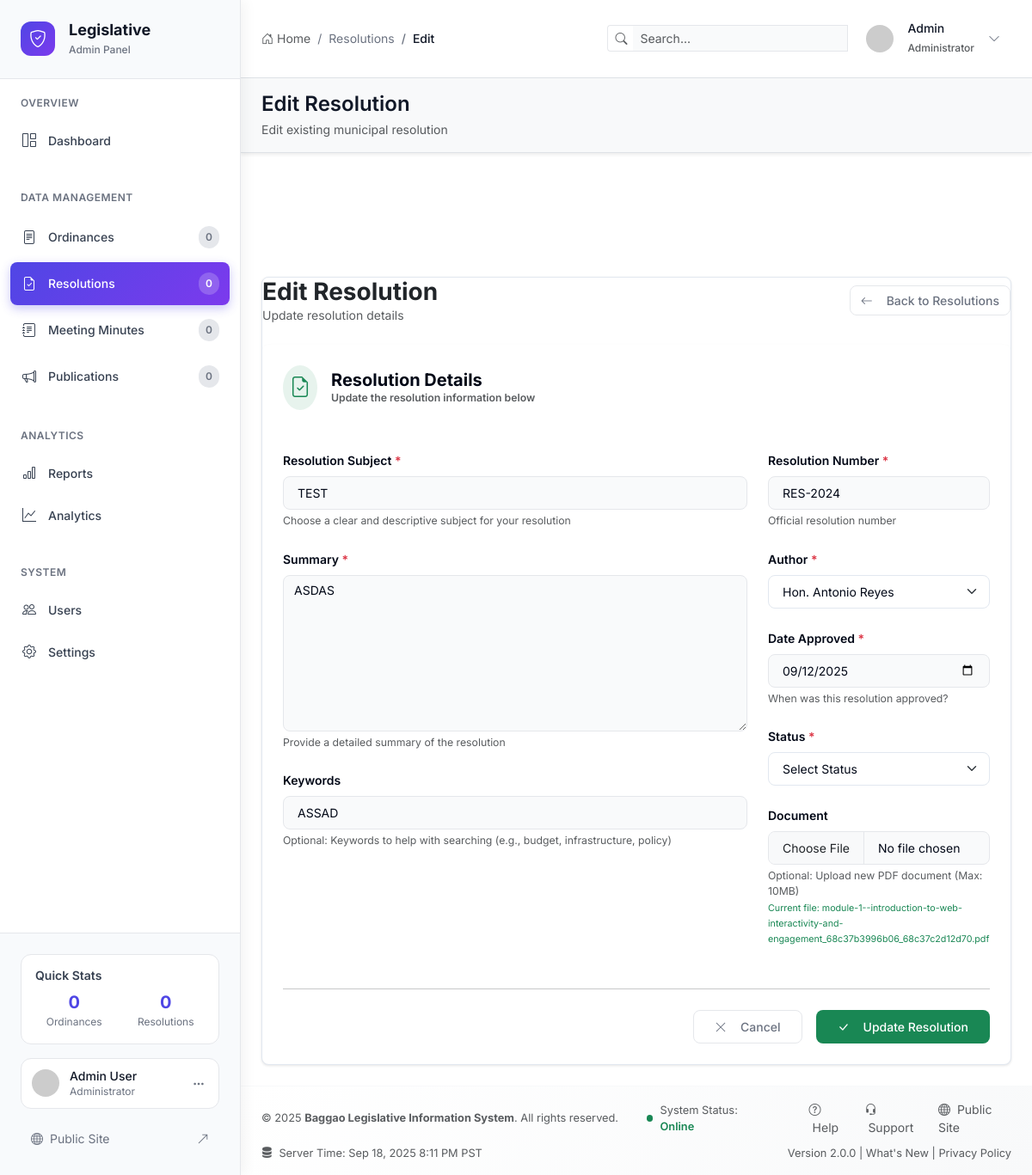
Screenshot of /admin/edit_resolution/4 (signed in) with the database file from the repository.
### tables this page shows
CREATE TABLE `resolutions` (
  `id` int(11) NOT NULL,
  `resolution_number` varchar(50) NOT NULL,
  `subject` text NOT NULL,
  `author_id` int(11) NOT NULL,
  `date_approved` date NOT NULL,
  `status` enum('approved','pending','rejected') DEFAULT 'pending',
  `file_path` varchar(255) DEFAULT NULL,
  `summary` text DEFAULT NULL,
  `keywords` varchar(255) DEFAULT NULL,
  `created_at` timestamp NOT NULL DEFAULT current_timestamp(),
  `updated_at` timestamp NOT NULL DEFAULT current_timestamp() ON UPDATE current_timestamp()
);

CREATE TABLE `councilors` (
  `id` int(11) NOT NULL,
  `name` varchar(100) NOT NULL,
  `photo` varchar(255) DEFAULT NULL,
  `position` varchar(50) NOT NULL,
  `term_start` year(4) NOT NULL,
  `term_end` year(4) NOT NULL,
  `committees` text DEFAULT NULL,
  `contact_info` text DEFAULT NULL,
  `status` enum('active','inactive') DEFAULT 'active',
  `created_at` timestamp NOT NULL DEFAULT current_timestamp(),
  `updated_at` timestamp NOT NULL DEFAULT current_timestamp() ON UPDATE current_timestamp()
);

### core/Controller.php (called while the page is built, shortened)
<?php
class Controller {
    protected function loadAdminView($view, $data = []) {
        extract($data);
        include "views/{$view}.php";
    }
}
?>

### controllers/AdminController.php (called while the page is built, shortened)
<?php
class AdminController extends Controller {
    public function edit_resolution($id = null) {
        $resolutionModel = new Resolution();
        $resolution = $resolutionModel->findById($id);
        $councilorModel = new Councilor();
        $data = [
            'resolution' => $resolution,
            'councilors' => $councilorModel->getActive()
        ];
        $this->loadAdminView('admin/edit_resolution', $data);
    }
}
?>

### core/Model.php (called while the page is built, shortened)
<?php
class Model {
    protected $db;
    protected $table;
    public function __construct() {
        $database = new Database();
        $this->db = $database->getConnection();
    }
    public function findById($id) {
        $stmt = $this->db->prepare("SELECT * FROM {$this->table} WHERE id = ?");
        $stmt->execute([$id]);
        return $stmt->fetch();
    }
}
?>

### config/database.php (called while the page is built, shortened)
<?php
class Database {
    private $host = DB_HOST;
    private $db_name = DB_NAME;
    private $username = DB_USER;
    private $password = DB_PASS;
    private $conn = null;
    public function getConnection() {
        if ($this->conn === null) {
            try {
                $this->conn = new PDO(
                    "mysql:host=" . $this->host . ";dbname=" . $this->db_name,
                    $this->username,
                    $this->password,
                    array(
                        PDO::ATTR_ERRMODE => PDO::ERRMODE_EXCEPTION,
                        PDO::ATTR_DEFAULT_FETCH_MODE => PDO::FETCH_ASSOC,
                        PDO::MYSQL_ATTR_INIT_COMMAND => "SET NAMES utf8"
                    )
                );
            } catch(PDOException $exception) {
                echo "Connection error: " . $exception->getMessage();
                die();
            }
        }
        return $this->conn;
    }
}
?>

### models/Councilor.php (called while the page is built, shortened)
<?php
class Councilor extends Model {
    public function getActive() {
        $stmt = $this->db->prepare("SELECT * FROM councilors WHERE status = 'active' ORDER BY position, name");
        $stmt->execute();
        return $stmt->fetchAll();
    }
}
?>

### views/admin/edit_resolution.php (the view, shortened to what this page needs)
<div class="d-flex justify-content-between align-items-center mb-4">
    <div>
        <h1 class="h3 mb-0 fw-bold text-dark">Edit Resolution</h1>
        <p class="text-muted mb-0">Update resolution details</p>
    </div>
    <a href="<?= BASE_URL ?>admin/resolutions" class="btn btn-outline-secondary">
        <i class="bi bi-arrow-left me-2"></i>Back to Resolutions
    </a>
</div>
<div class="card border-0 shadow-sm">
    <div class="card-header bg-white border-bottom-0 py-4">
        <div class="d-flex align-items-center">
            <div class="bg-success bg-opacity-10 rounded-circle p-2 me-3">
                <i class="bi bi-file-earmark-check text-success fs-4"></i>
            </div>
            <div>
                <h5 class="card-title mb-0 fw-bold">Resolution Details</h5>
                <p class="text-muted small mb-0">Update the resolution information below</p>
            </div>
        </div>
    </div>
    <div class="card-body p-4">
        <form action="<?= BASE_URL ?>admin/edit_resolution/<?= $resolution['id'] ?>" method="POST" enctype="multipart/form-data">
            <div class="row">
                <div class="col-lg-8">
                    <div class="mb-4">
                        <label for="subject" class="form-label fw-semibold">Resolution Subject <span class="text-danger">*</span></label>
                        <input type="text" class="form-control form-control-lg" id="subject" name="subject"
                               value="<?= htmlspecialchars($resolution['subject']) ?>" required>
                        <div class="form-text">Choose a clear and descriptive subject for your resolution</div>
                    </div>
                    <div class="mb-4">
                        <label for="summary" class="form-label fw-semibold">Summary <span class="text-danger">*</span></label>
                        <textarea class="form-control" id="summary" name="summary" rows="8" required><?= htmlspecialchars($resolution['summary']) ?></textarea>
                        <div class="form-text">Provide a detailed summary of the resolution</div>
                    </div>
                    <div class="mb-4">
                        <label for="keywords" class="form-label fw-semibold">Keywords</label>
                        <input type="text" class="form-control form-control-lg" id="keywords" name="keywords"
                               value="<?= htmlspecialchars($resolution['keywords'] ?? '') ?>">
                        <div class="form-text">Optional: Keywords to help with searching (e.g., budget, infrastructure, policy)</div>
                    </div>
                </div>
                <div class="col-lg-4">
                    <div class="mb-4">
                        <label for="resolution_number" class="form-label fw-semibold">Resolution Number <span class="text-danger">*</span></label>
                        <input type="text" class="form-control form-control-lg" id="resolution_number" name="resolution_number"
                               value="<?= htmlspecialchars($resolution['resolution_number']) ?>" required>
                        <div class="form-text">Official resolution number</div>
                    </div>
                    <div class="mb-4">
                        <label for="author_id" class="form-label fw-semibold">Author <span class="text-danger">*</span></label>
                        <select class="form-select form-select-lg" id="author_id" name="author_id" required>
                            <?php if (!empty($councilors)): ?>
                                <?php foreach ($councilors as $councilor): ?>
                                    <option value="<?= $councilor['id'] ?>" <?= ($councilor['id'] == $resolution['author_id']) ? 'selected' : '' ?>>
                                        <?= htmlspecialchars($councilor['name']) ?>
                                    </option>
                                <?php endforeach; ?>
                            <?php endif; ?>
                        </select>
                    </div>
                    <div class="mb-4">
                        <label for="date_approved" class="form-label fw-semibold">Date Approved <span class="text-danger">*</span></label>
                        <input type="date" class="form-control form-control-lg" id="date_approved" name="date_approved"
                               value="<?= $resolution['date_approved'] ?>" required>
                        <div class="form-text">When was this resolution approved?</div>
                    </div>
                    <div class="mb-4">
                        <label for="status" class="form-label fw-semibold">Status <span class="text-danger">*</span></label>
                        <select class="form-select form-select-lg" id="status" name="status" required>
                            <option value="">Select Status</option>
                        </select>
                    </div>
                    <div class="mb-4">
                        <label for="file" class="form-label fw-semibold">Document</label>
                        <input type="file" class="form-control form-control-lg" id="file" name="file" accept=".pdf">
                        <div class="form-text">
                            Optional: Upload new PDF document (Max: 10MB)
                            <?php if (!empty($resolution['file_path'])): ?>
                                <br><small class="text-success">Current file: <?= basename($resolution['file_path']) ?></small>
                            <?php endif; ?>
                        </div>
                    </div>
                </div>
            </div>
            <div class="row">
                <div class="col-12">
                    <hr class="my-4">
                    <div class="d-flex justify-content-end gap-3">
                        <a href="<?= BASE_URL ?>admin/resolutions" class="btn btn-outline-secondary btn-lg px-4">
                            <i class="bi bi-x-lg me-2"></i>Cancel
                        </a>
                        <button type="submit" class="btn btn-success btn-lg px-4">
                            <i class="bi bi-check-lg me-2"></i>Update Resolution
                        </button>
                    </div>
                </div>
            </div>
        </form>
    </div>
</div>
<?php
include __DIR__ . '/layout.php';
?>

### views/admin/layout.php (style rules this page uses)
:root { --background: 0 0% 100%; --foreground: 222.2 84% 4.9%; --card: 0 0% 100%; --card-foreground: 222.2 84% 4.9%; --popover: 0 0% 100%; --popover-foreground: 222.2 84% 4.9%; --primary: 221.2 83.2% 53.3%; --primary-foreground: 210 40% 98%; --secondary: 210 40% 96%; --secondary-foreground: 222.2 84% 4.9%; --muted: 248 50% 98%; --muted-foreground: 215.4 16.3% 46.9%; --accent: 210 40% 96%; --accent-foreground: 222.2 84% 4.9%; --destructive: 0 84.2% 60.2%; --destructive-foreground: 210 40% 98%; --border: 214.3 31.8% 91.4%; --input: 214.3 31.8% 91.4%; --ring: 221.2 83.2% 53.3%; --radius: 0.5rem; --sidebar-width: 280px; --header-height: 120px; --content-padding: 1.5rem; --table-bg: 0 0% 100%; --table-border: 214.3 31.8% 91.4%; --table-header-bg: 248 50% 98%; --table-row-hover: 248 50% 98%; --table-selected: 214 95% 93%; }
* { box-sizing: border-box; }
body { margin: 0; padding: 0; background-color: #ffffff; color: hsl(var(--foreground)); font-family: 'Inter', -apple-system, BlinkMacSystemFont, 'Segoe UI', Roboto, sans-serif; font-size: 14px; line-height: 1.5; overflow-x: hidden; }
.form-control, .form-select { border: 1px solid hsl(var(--border)); border-radius: var(--radius); background-color: hsl(var(--background)); color: hsl(var(--foreground)); font-size: 0.875rem; transition: all 0.2s ease; }
.form-label { font-weight: 500; color: hsl(var(--foreground)); margin-bottom: 0.5rem; }
.btn { border-radius: var(--radius); font-weight: 500; font-size: 0.875rem; transition: all 0.2s ease; border: 1px solid transparent; display: inline-flex; align-items: center; gap: 0.5rem; white-space: nowrap; }
.btn-outline-secondary { background-color: transparent; color: hsl(var(--muted-foreground)); border-color: hsl(var(--border)); }
.card { background-color: hsl(var(--card)); border: 1px solid hsl(var(--border)); border-radius: var(--radius); box-shadow: 0 1px 3px rgba(0, 0, 0, 0.1); overflow: hidden; }
.card-header { background-color: hsl(var(--muted)); border-bottom: 1px solid hsl(var(--border)); padding: 1rem 1.5rem; font-weight: 600; color: hsl(var(--foreground)); }
.card-body { padding: 1.5rem; }

### views/admin/partials/header.php (style rules this page uses)
.form-control { border: 1px solid #e5e7eb; border-radius: 0.5rem; background: #f9fafb; transition: all 0.2s ease; }
.btn-outline-secondary { border-color: #e5e7eb; color: #6b7280; background: #ffffff; }

### rows the page displays
resolutions: subject "TEST", summary "ASDAS", keywords "ASSAD", resolution_number "RES-2024", author_id "Hon. Antonio Reyes", date_approved "09/12/2025", file_path "module-1--introduction-to-web-interactivity-and-engagement_68c37b3996b06_68c37c2d12d70.pdf"

### other values shown
$crumb['title'] "Resolutions"
$crumb['title'] "Edit"
$page_title "Edit Resolution"
$page_description "Edit existing municipal resolution"
